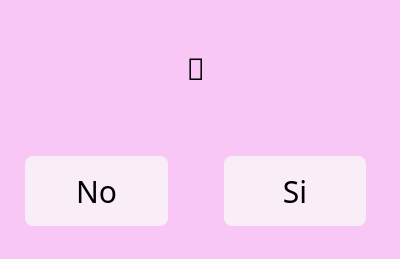
<?xml version="1.0" encoding="UTF-8"?>
<ui version="4.0">
 <class>QMainWindow</class>
 <widget class="QMainWindow" name="QMainWindow">
  <property name="geometry">
   <rect>
    <x>0</x>
    <y>0</y>
    <width>400</width>
    <height>259</height>
   </rect>
  </property>
  <property name="sizePolicy">
   <sizepolicy hsizetype="Fixed" vsizetype="Fixed">
    <horstretch>0</horstretch>
    <verstretch>0</verstretch>
   </sizepolicy>
  </property>
  <property name="windowTitle">
   <string>Pregunta del millón</string>
  </property>
  <property name="styleSheet">
   <string notr="true">QMainWindow {

}</string>
  </property>
  <widget class="QWidget" name="centralwidget">
   <property name="styleSheet">
    <string notr="true">QWidget{
background-color: #f8c7f5;
}</string>
   </property>
   <widget class="QWidget" name="verticalLayoutWidget">
    <property name="geometry">
     <rect>
      <x>0</x>
      <y>0</y>
      <width>391</width>
      <height>251</height>
     </rect>
    </property>
    <layout class="QVBoxLayout" name="verticalLayout">
     <item>
      <widget class="QLabel" name="label">
       <property name="styleSheet">
        <string notr="true">QLabel {
  font-family: Vivaldi;
  font-size: 30px;
  border-radius: 8px;
  padding: 5px 15px;
  margin-top: 10px;

}</string>
       </property>
       <property name="text">
        <string>🥺</string>
       </property>
       <property name="alignment">
        <set>Qt::AlignCenter</set>
       </property>
      </widget>
     </item>
     <item>
      <layout class="QHBoxLayout" name="horizontalLayout">
       <item>
        <widget class="QPushButton" name="pushButton_2">
         <property name="styleSheet">
          <string notr="true">QPushButton {
  background-color: #f9eef8;
  font-family: Vivaldi;
  min-width: 80px;
  min-height: 60px;
  color: #000000;
  font-weight: 30;
  font-size: 30px;
  border-radius: 8px;
  padding: 5px 15px;
  margin-top: 10px;
  margin: 25px;
  outline: 0px;
}
QPushButton:hover {
    background-color: #f3bcdf;
}</string>
         </property>
         <property name="text">
          <string>No</string>
         </property>
        </widget>
       </item>
       <item>
        <widget class="QPushButton" name="pushButton">
         <property name="styleSheet">
          <string notr="true">QPushButton {
  background-color: #f9eef8;
  font-family: Vivaldi;
  min-width: 80px;
  min-height: 60px;
  color: #000000;
  font-weight: 30;
  font-size: 30px;
  border-radius: 8px;
  padding: 5px 15px;
  margin-top: 10px;
  margin: 25px;
  outline: 0px;
}
QPushButton:hover {
    background-color: #f3bcdf;
}</string>
         </property>
         <property name="text">
          <string>Si</string>
         </property>
        </widget>
       </item>
      </layout>
     </item>
    </layout>
   </widget>
  </widget>
 </widget>
 <resources/>
 <connections/>
</ui>
